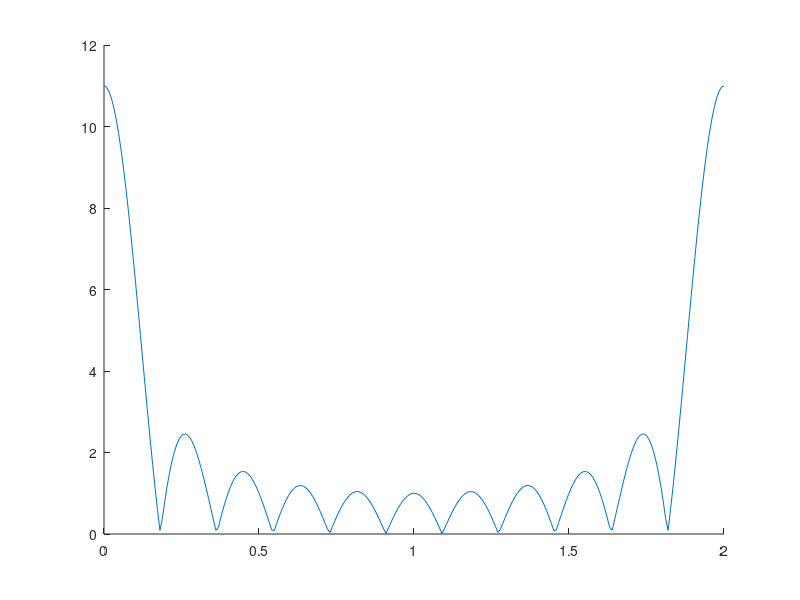

This figure's MATLAB source: (Note: this script raises an error after producing the figure.)
N = input('The value of N = ');
k = -N:N;
y = ones(1,2*N+1);
w = 0:2*pi/255:2*pi;
Y = freqz(y, 1, w);
Ydft = fft(y);
n = 0:1:2*N;
k=2*(0:2*N+1);
plot(w/pi,abs(Y),k,abs(Ydft),'o');
xlabel('\omega/\pi'),ylabel('Amplitude');